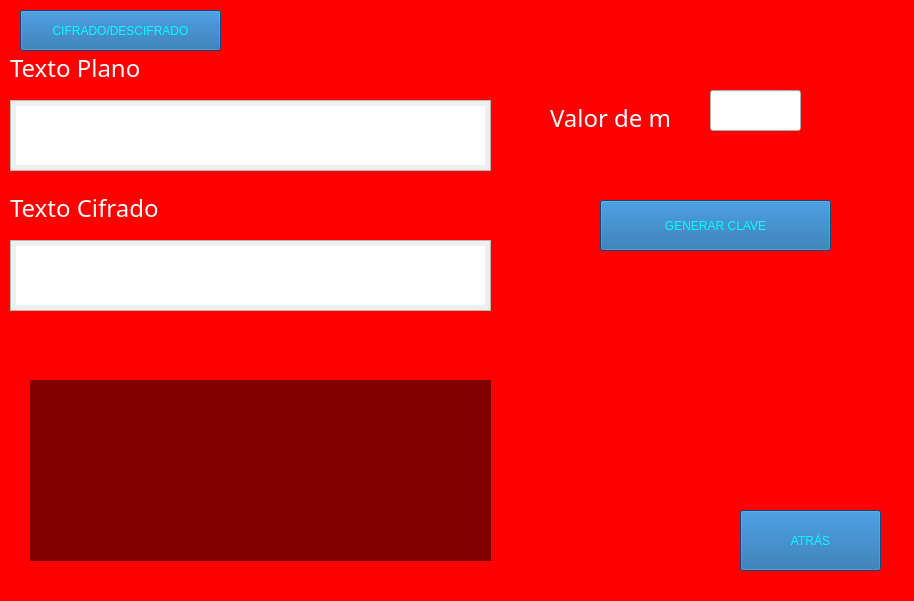
<?xml version="1.0" encoding="UTF-8"?>
<ui version="4.0">
 <class>MainWindow</class>
 <widget class="QMainWindow" name="MainWindow">
  <property name="geometry">
   <rect>
    <x>0</x>
    <y>0</y>
    <width>914</width>
    <height>601</height>
   </rect>
  </property>
  <property name="windowTitle">
   <string>MainWindow</string>
  </property>
  <widget class="QWidget" name="centralwidget">
   <widget class="QPushButton" name="back">
    <property name="geometry">
     <rect>
      <x>740</x>
      <y>510</y>
      <width>141</width>
      <height>61</height>
     </rect>
    </property>
    <property name="styleSheet">
     <string notr="true">background-color: rgb(21, 99, 165);
color: #00ffff;
font: 14pt &quot;Berlin Sans FB&quot;;</string>
    </property>
    <property name="text">
     <string>ATRÁS</string>
    </property>
   </widget>
   <widget class="QLabel" name="userTextLabel">
    <property name="geometry">
     <rect>
      <x>10</x>
      <y>50</y>
      <width>511</width>
      <height>36</height>
     </rect>
    </property>
    <property name="palette">
     <palette>
      <active>
       <colorrole role="WindowText">
        <brush brushstyle="SolidPattern">
         <color alpha="255">
          <red>255</red>
          <green>255</green>
          <blue>255</blue>
         </color>
        </brush>
       </colorrole>
      </active>
      <inactive>
       <colorrole role="WindowText">
        <brush brushstyle="SolidPattern">
         <color alpha="255">
          <red>255</red>
          <green>255</green>
          <blue>255</blue>
         </color>
        </brush>
       </colorrole>
      </inactive>
      <disabled>
       <colorrole role="WindowText">
        <brush brushstyle="SolidPattern">
         <color alpha="255">
          <red>120</red>
          <green>120</green>
          <blue>120</blue>
         </color>
        </brush>
       </colorrole>
      </disabled>
     </palette>
    </property>
    <property name="font">
     <font>
      <family>Berlin Sans FB</family>
      <pointsize>18</pointsize>
     </font>
    </property>
    <property name="text">
     <string>Texto Plano</string>
    </property>
   </widget>
   <widget class="QPlainTextEdit" name="cIn">
    <property name="geometry">
     <rect>
      <x>10</x>
      <y>100</y>
      <width>481</width>
      <height>71</height>
     </rect>
    </property>
    <property name="styleSheet">
     <string notr="true">padding: 5px 5px 5px 5px;</string>
    </property>
   </widget>
   <widget class="QLabel" name="cOut">
    <property name="geometry">
     <rect>
      <x>30</x>
      <y>380</y>
      <width>461</width>
      <height>181</height>
     </rect>
    </property>
    <property name="font">
     <font>
      <pointsize>9</pointsize>
      <weight>75</weight>
      <bold>true</bold>
     </font>
    </property>
    <property name="styleSheet">
     <string notr="true">background-color:rgba(0,0,0,50%);
color:'white';
padding: 5px 15px 5px 15px;</string>
    </property>
    <property name="inputMethodHints">
     <set>Qt::ImhMultiLine</set>
    </property>
    <property name="text">
     <string/>
    </property>
    <property name="scaledContents">
     <bool>false</bool>
    </property>
    <property name="alignment">
     <set>Qt::AlignCenter</set>
    </property>
    <property name="wordWrap">
     <bool>true</bool>
    </property>
    <property name="textInteractionFlags">
     <set>Qt::LinksAccessibleByMouse|Qt::TextSelectableByKeyboard|Qt::TextSelectableByMouse</set>
    </property>
   </widget>
   <widget class="QPushButton" name="cA">
    <property name="geometry">
     <rect>
      <x>600</x>
      <y>200</y>
      <width>231</width>
      <height>51</height>
     </rect>
    </property>
    <property name="styleSheet">
     <string notr="true">background-color: rgb(21, 99, 165);
color: #00ffff;
font: 14pt &quot;Berlin Sans FB&quot;;</string>
    </property>
    <property name="text">
     <string>GENERAR CLAVE</string>
    </property>
   </widget>
   <widget class="QLabel" name="userTextLabel2">
    <property name="geometry">
     <rect>
      <x>10</x>
      <y>190</y>
      <width>181</width>
      <height>36</height>
     </rect>
    </property>
    <property name="palette">
     <palette>
      <active>
       <colorrole role="WindowText">
        <brush brushstyle="SolidPattern">
         <color alpha="255">
          <red>255</red>
          <green>255</green>
          <blue>255</blue>
         </color>
        </brush>
       </colorrole>
      </active>
      <inactive>
       <colorrole role="WindowText">
        <brush brushstyle="SolidPattern">
         <color alpha="255">
          <red>255</red>
          <green>255</green>
          <blue>255</blue>
         </color>
        </brush>
       </colorrole>
      </inactive>
      <disabled>
       <colorrole role="WindowText">
        <brush brushstyle="SolidPattern">
         <color alpha="255">
          <red>120</red>
          <green>120</green>
          <blue>120</blue>
         </color>
        </brush>
       </colorrole>
      </disabled>
     </palette>
    </property>
    <property name="font">
     <font>
      <family>Berlin Sans FB</family>
      <pointsize>18</pointsize>
     </font>
    </property>
    <property name="text">
     <string>Texto Cifrado</string>
    </property>
   </widget>
   <widget class="QPlainTextEdit" name="cipher">
    <property name="geometry">
     <rect>
      <x>10</x>
      <y>240</y>
      <width>481</width>
      <height>71</height>
     </rect>
    </property>
    <property name="styleSheet">
     <string notr="true">padding: 5px 5px 5px 5px;</string>
    </property>
   </widget>
   <widget class="QLineEdit" name="mValue">
    <property name="geometry">
     <rect>
      <x>710</x>
      <y>90</y>
      <width>91</width>
      <height>41</height>
     </rect>
    </property>
    <property name="styleSheet">
     <string notr="true">padding: 5px 5px 5px 5px;</string>
    </property>
    <property name="alignment">
     <set>Qt::AlignCenter</set>
    </property>
   </widget>
   <widget class="QLabel" name="userTextLabel2_2">
    <property name="geometry">
     <rect>
      <x>550</x>
      <y>100</y>
      <width>141</width>
      <height>36</height>
     </rect>
    </property>
    <property name="palette">
     <palette>
      <active>
       <colorrole role="WindowText">
        <brush brushstyle="SolidPattern">
         <color alpha="255">
          <red>255</red>
          <green>255</green>
          <blue>255</blue>
         </color>
        </brush>
       </colorrole>
      </active>
      <inactive>
       <colorrole role="WindowText">
        <brush brushstyle="SolidPattern">
         <color alpha="255">
          <red>255</red>
          <green>255</green>
          <blue>255</blue>
         </color>
        </brush>
       </colorrole>
      </inactive>
      <disabled>
       <colorrole role="WindowText">
        <brush brushstyle="SolidPattern">
         <color alpha="255">
          <red>120</red>
          <green>120</green>
          <blue>120</blue>
         </color>
        </brush>
       </colorrole>
      </disabled>
     </palette>
    </property>
    <property name="font">
     <font>
      <family>Berlin Sans FB</family>
      <pointsize>18</pointsize>
     </font>
    </property>
    <property name="text">
     <string>Valor de m</string>
    </property>
   </widget>
   <widget class="QLabel" name="fondo">
    <property name="geometry">
     <rect>
      <x>0</x>
      <y>0</y>
      <width>1000</width>
      <height>615</height>
     </rect>
    </property>
    <property name="styleSheet">
     <string notr="true">background-color: #ff0000;</string>
    </property>
    <property name="text">
     <string/>
    </property>
    <property name="pixmap">
     <pixmap>Imag1.jpg</pixmap>
    </property>
    <property name="scaledContents">
     <bool>false</bool>
    </property>
   </widget>
   <widget class="QPushButton" name="ciDes">
    <property name="geometry">
     <rect>
      <x>20</x>
      <y>10</y>
      <width>201</width>
      <height>41</height>
     </rect>
    </property>
    <property name="styleSheet">
     <string notr="true">background-color: rgb(21, 99, 165);
color: #00ffff;
font: 14pt &quot;Berlin Sans FB&quot;;</string>
    </property>
    <property name="text">
     <string>CIFRADO/DESCIFRADO</string>
    </property>
   </widget>
   <zorder>fondo</zorder>
   <zorder>back</zorder>
   <zorder>userTextLabel</zorder>
   <zorder>cIn</zorder>
   <zorder>cOut</zorder>
   <zorder>cA</zorder>
   <zorder>userTextLabel2</zorder>
   <zorder>cipher</zorder>
   <zorder>mValue</zorder>
   <zorder>userTextLabel2_2</zorder>
   <zorder>ciDes</zorder>
  </widget>
 </widget>
 <resources/>
 <connections/>
</ui>
